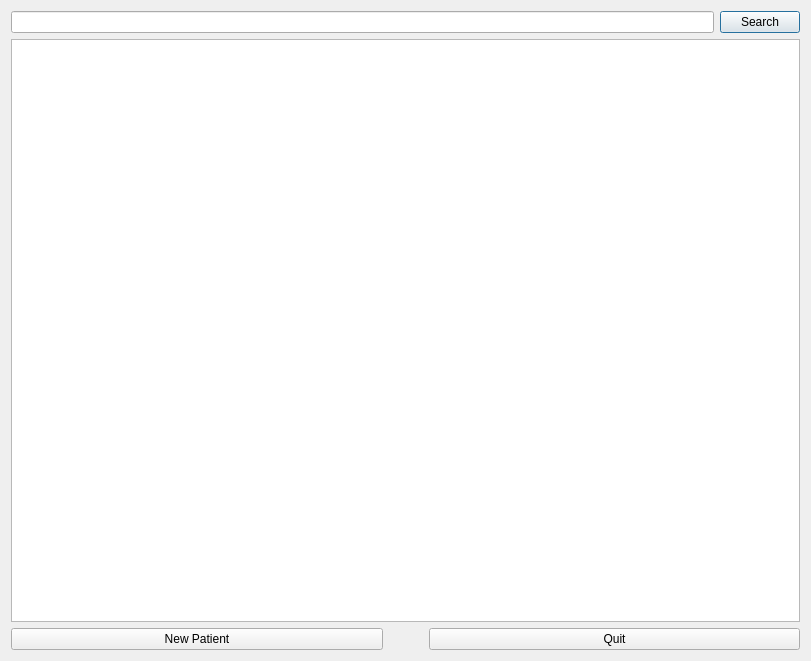
<?xml version="1.0" encoding="UTF-8"?>
<ui version="4.0">
 <class>CPatient</class>
 <widget class="QDialog" name="CPatient">
  <property name="geometry">
   <rect>
    <x>0</x>
    <y>0</y>
    <width>811</width>
    <height>661</height>
   </rect>
  </property>
  <property name="windowTitle">
   <string>Dialog</string>
  </property>
  <layout class="QVBoxLayout" name="verticalLayout">
   <item>
    <layout class="QHBoxLayout" name="horizontalLayout">
     <item>
      <widget class="QLineEdit" name="searchPlineEdit"/>
     </item>
     <item>
      <widget class="QPushButton" name="searchPBtn">
       <property name="text">
        <string>Search</string>
       </property>
      </widget>
     </item>
    </layout>
   </item>
   <item>
    <widget class="QTableView" name="patientTableView"/>
   </item>
   <item>
    <layout class="QHBoxLayout" name="horizontalLayout_2">
     <item>
      <widget class="QPushButton" name="newPatientBtn">
       <property name="text">
        <string>New Patient</string>
       </property>
      </widget>
     </item>
     <item>
      <spacer name="horizontalSpacer">
       <property name="orientation">
        <enum>Qt::Horizontal</enum>
       </property>
       <property name="sizeType">
        <enum>QSizePolicy::Preferred</enum>
       </property>
       <property name="sizeHint" stdset="0">
        <size>
         <width>40</width>
         <height>20</height>
        </size>
       </property>
      </spacer>
     </item>
     <item>
      <widget class="QPushButton" name="quitBtn">
       <property name="text">
        <string>Quit</string>
       </property>
      </widget>
     </item>
    </layout>
   </item>
  </layout>
 </widget>
 <resources/>
 <connections/>
</ui>
